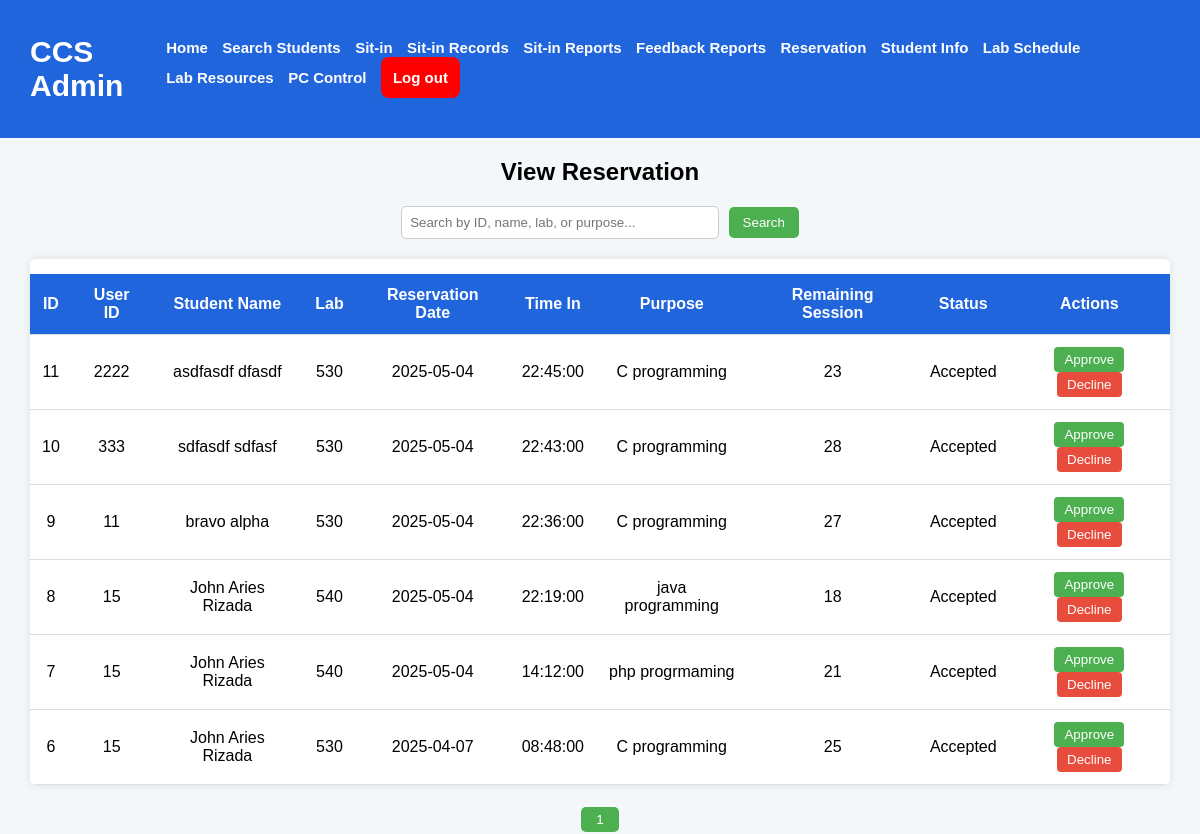
/view-reservations.php, run on an earlier commit of the app's database.
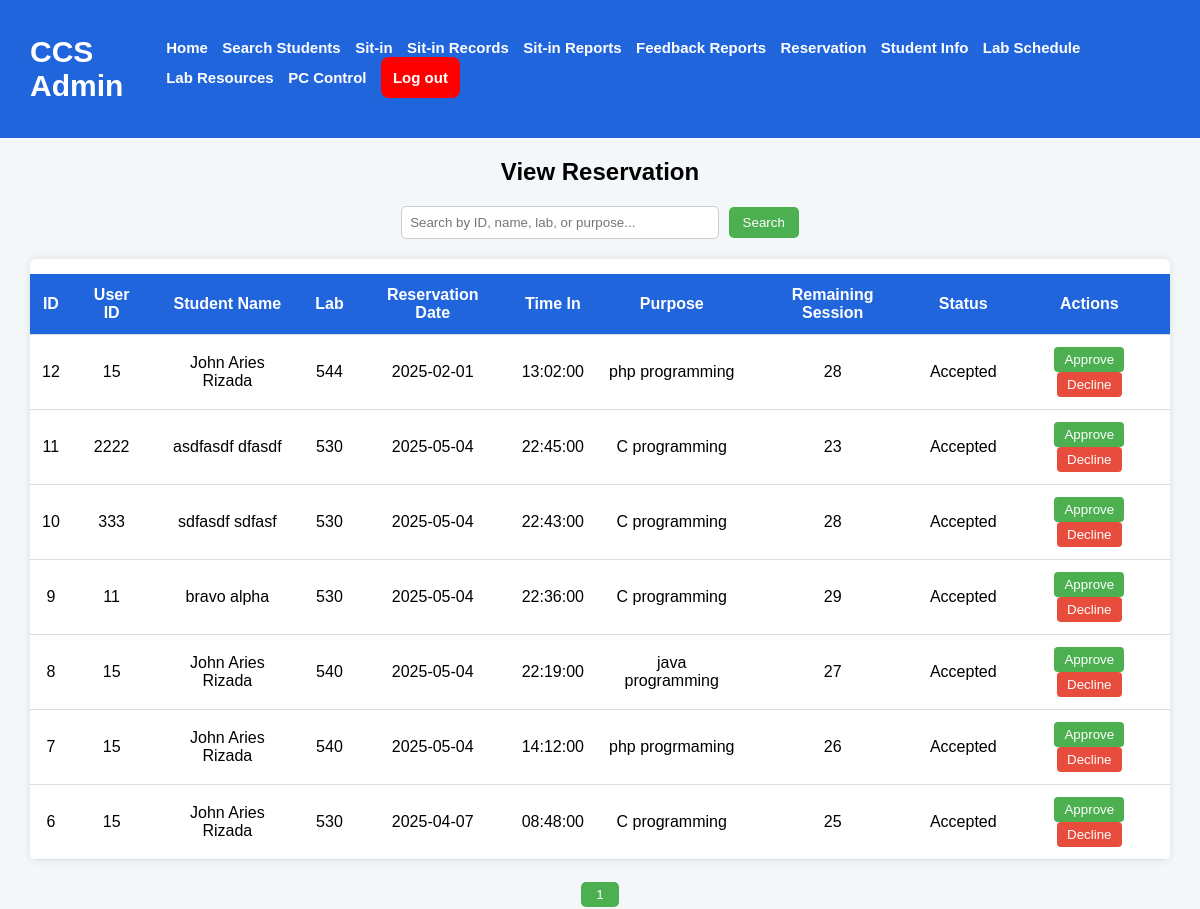
And on a later commit of the database.
### tables this page shows
CREATE TABLE `reservations` (
  `id` int(11) NOT NULL,
  `id_number` varchar(20) DEFAULT NULL,
  `student_name` varchar(100) DEFAULT NULL,
  `purpose` text DEFAULT NULL,
  `lab` varchar(50) DEFAULT NULL,
  `time_in` time DEFAULT NULL,
  `date` date DEFAULT NULL,
  `remaining_session` int(11) DEFAULT NULL,
  `created_at` timestamp NOT NULL DEFAULT current_timestamp(),
  `status` varchar(20) DEFAULT 'Pending'
);

### view-reservations.php (the view, shortened to what this page needs)
<?php
include('db.php');
$search = $_GET['search'] ?? '';
$searchQuery = '';
$query = "SELECT * FROM reservations $searchQuery ORDER BY id DESC";
$result = mysqli_query($connection, $query);
?>
<!DOCTYPE html>
<html lang="en">
<head>
    <link rel="stylesheet" href="assets/styles.css?v=<?php echo time(); ?>">
</head>
<body>
<nav>
    <h1>CCS Admin</h1>
    <div class="nav-links-admin" id="nav-links">
        <a id="home-nav" href="admindashboard.php"> Home</a>
        <a href="#" onclick="searchFunction()" id="search-btn"> Search Students</a>
        <a href="current-sit-in.php"> Sit-in</a>
        <a href="view-sit-in-records.php">Sit-in Records</a>
        <a href="sit-in-reports.php"> Sit-in Reports</a>
        <a href="feedback-reports.php"> Feedback Reports</a>
        <a href="view-reservations.php">Reservation</a>
        <a href="student_management.php">Student Info</a>
        <a href="lab_schedule.php">Lab Schedule</a>
        <a href="lab_resources.php">Lab Resources</a>
        <a href="admin_computer_control.php">PC Control</a>
        <a href="admin.php" class="logout-btn" id="logoutbtn"> Log out </a>
    </div>
</nav>
<h2>View Reservation</h2>
<div class="search-bar">
    <form method="get">
        <input type="text" name="search" placeholder="Search by ID, name, lab, or purpose..." value="<?php echo htmlspecialchars($search); ?>">
        <button type="submit" class="search-btn">Search</button>
    </form>
</div>
<div class="table-container">
    <table>
        <thead>
            <tr>
                <th>ID</th>
                <th>User ID</th>
                <th>Student Name</th>
                <th>Lab</th>
                <th>Reservation Date</th>
                <th>Time In</th>
                <th>Purpose</th>
                <th>Remaining Session</th>
                <th>Status</th>
                <th>Actions</th>
            </tr>
        </thead>
        <tbody>
        <?php
        if (mysqli_num_rows($result) > 0) {
            while ($row = mysqli_fetch_assoc($result)) {
                echo "<tr>";
                echo "<td>{$row['id']}</td>";
                echo "<td>{$row['id_number']}</td>";
                echo "<td>{$row['student_name']}</td>";
                echo "<td>{$row['lab']}</td>";
                echo "<td>{$row['date']}</td>";
                echo "<td>{$row['time_in']}</td>";
                echo "<td>{$row['purpose']}</td>";
                echo "<td>{$row['remaining_session']}</td>";
                echo "<td>{$row['status']}</td>";
                echo "<td>
    <form method='post' action='update-reservation-status.php' style='display:inline;'>
        <input type='hidden' name='id' value='" . $row['id'] . "'>
        <input type='hidden' name='status' value='Accepted'>
        <button type='submit' style='background-color:#4CAF50; color:white; border:none; padding:5px 10px; border-radius:4px;'>Approve</button>
    </form>
    <form method='post' action='update-reservation-status.php' style='display:inline;'>
        <input type='hidden' name='id' value='" . $row['id'] . "'>
        <input type='hidden' name='status' value='Declined'>
        <button type='submit' style='background-color:#e74c3c; color:white; border:none; padding:5px 10px; border-radius:4px;'>Decline</button>
    </form>
</td>";
                echo "</tr>";
            }
        } else {
            echo "<tr><td colspan='10'>No reservations found.</td></tr>";
        }
        ?>
        </tbody>
    </table>
</div>
<div class="pagination">
    <button>1</button>
</div>
</body>
</html>

### assets/styles.css (style rules this page uses)
body { margin: 0; padding: 0; font-family: sans-serif; background-color: gainsboro; }
table { width: 100%; margin-top: 15px; border-collapse: collapse; text-align: left; }
th, td { padding: 12px; text-align: left; }
th { background-color: #f4f4f4; font-weight: bold; }
tr { border-bottom: 1px solid #ddd; }
thead tr th { background-color: rgb(32, 101, 220); color: white; }
nav { display: flex; flex-direction: row; justify-content: space-between; align-items: center; padding: 10px; background-color: rgb(32, 101, 220); color: white; }
nav h1 { margin-left: 20px; font-size: 30px; }
nav a { text-decoration: none; color: white; margin-right: 10px; font-weight: bold; font-size: 15px; transition: color 0.3s ease-in, text-decoration 0.3s ease-in-out; display: inline-block; white-space: normal; }
.logout-btn { background-color: red; padding: 12px; text-decoration: none; border-radius: 8px; }
table { background-color: white;; padding: 20px; }
td { padding-top: 20px; }

### view-reservations.php (style rules this page uses)
body { background-color: #f3f7f9; font-family: sans-serif; }
h2 { text-align: center; margin: 20px 0; }
.table-container { max-width: 95%; margin: auto; overflow-x: auto; box-shadow: 0 0 8px rgba(0,0,0,0.1); background-color: white; border-radius: 6px; }
table { width: 100%; border-collapse: collapse; }
th { background-color: #4CAF50; color: white; padding: 12px; text-align: center; }
td { padding: 12px; border-bottom: 1px solid #ddd; text-align: center; }
.search-bar { text-align: center; margin-bottom: 20px; }
input[type="text"] { width: 300px; padding: 8px; border-radius: 5px; border: 1px solid #ccc; }
.search-btn { padding: 8px 14px; background-color: #4CAF50; color: white; border: none; border-radius: 5px; margin-left: 5px; cursor: pointer; }
.pagination { text-align: center; margin-top: 20px; }
.pagination button { padding: 5px 15px; margin: 2px; background-color: #4CAF50; color: white; border: none; border-radius: 5px; }

What changed in the data, as far as the page shows it:
added reservations: id "12", id_number "15", student_name "John Aries Rizada", lab "544", date "2025-02-01", time_in "13:02:00", purpose "php programming", remaining_session "28", status "Accepted"
changed reservations "bravo alpha": remaining_session "27" → "29"
changed reservations "java programming": remaining_session "18" → "27"
changed reservations "php progrmaming": remaining_session "21" → "26"
